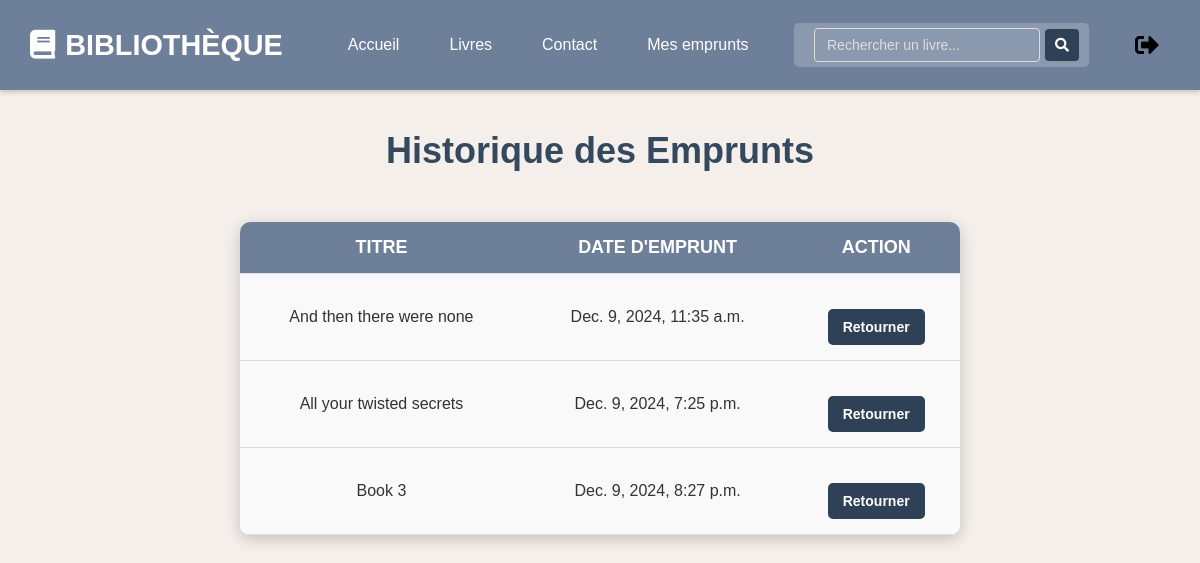
The app's page /historique/ (signed in) with its own data.
### bibliotheque/models.py (models this page shows, shortened)
class Emprunt(models.Model):
    utilisateur = models.ForeignKey(UtilisateurBibliotheque, on_delete=models.CASCADE, related_name='emprunts')
    livre = models.ForeignKey(Livre, on_delete=models.CASCADE, related_name='emprunts_utilisateur')
    date_emprunt = models.DateTimeField(auto_now_add=True)
    date_retour = models.DateTimeField(null=True, blank=True)
    est_retourne = models.BooleanField(default=False)

class Livre(models.Model):
    titre = models.CharField(max_length=200)
    auteur = models.CharField(max_length=200)
    genre = models.CharField(max_length=100)
    annee_publication = models.IntegerField()
    exemplaires_disponibles = models.IntegerField()
    image = models.ImageField(upload_to='livres/', null=True, blank=True)  # Champ pour l'image du livre
    summary = models.TextField(blank=True, null=True)  # Add this field

### bibliotheque/views.py (the view)
# urls.py: path('historique/', views.historique_emprunts, name='historique_emprunts'),
@login_required
def historique_emprunts(request):
    emprunts = Emprunt.objects.filter(utilisateur=request.user, date_retour__isnull=True)
    return render(request, 'bibliotheque/historique_emprunts.html', {'emprunts': emprunts})

### bibliotheque/templates/bibliotheque/historique_emprunts.html
{% extends 'bibliotheque/base.html' %}
{% block content %}
<h1 class="mb-4">Historique des Emprunts</h1>
<table class="table table-bordered">
    <thead>
        <tr>
            <th>Titre</th>
            <th>Date d'emprunt</th>
            <th>Action</th>
        </tr>
    </thead>
    <tbody>
        {% for emprunt in emprunts %}
        <tr>
            <td>{{ emprunt.livre.titre }}</td>
            <td>{{ emprunt.date_emprunt }}</td>
            <td>
                <a href="{% url 'retourner_livre' emprunt.id %}" class="btn btn-danger btn-sm" onclick="return confirm('Êtes-vous sûr de vouloir retourner ce livre ?');">Retourner</a>
            </td>
        </tr>
        {% endfor %}
    </tbody>
</table>
{% endblock %}

### bibliotheque/static/css/styles.css (style rules this page uses)
body { font-family: 'Roboto', sans-serif; margin: 0; padding: 0; background-color: #F5EFEB !important; }
.btn { display: inline-block; padding: 30px 100px; background-color: #283e51; color: #ffffff; text-decoration: none; border-radius: 5px; text-align: center; font-weight: bold; margin-top: 20px; }
body { font-family: 'Roboto', sans-serif; background-color: #f5f5f5; margin: 0; padding: 0; }
body { font-family: 'Roboto', sans-serif; background-color: #f8f9fa; }
body { font-family: Arial, sans-serif; background-color: #f4f4f4; }
h1 { margin-bottom: 20px; }
.table { width: 90%; margin: 30px auto; border-collapse: collapse; background-color: #ffffff; border-radius: 10px; overflow: hidden; box-shadow: 0 4px 15px rgba(0, 0, 0, 0.2); }
.table thead { background-color: #6E7F9A !important; color: white; text-transform: uppercase; font-weight: bold; }
.table th, .table td { padding: 15px; text-align: center; border-bottom: 1px solid #ddd; }
.table th { font-size: 18px; }
.table td { font-size: 16px; color: #333; background-color: #f9f9f9; }
.btn { padding: 10px 15px; text-decoration: none; border-radius: 5px; font-size: 14px; font-weight: bold; display: inline-block; transition: background-color 0.3s ease, transform 0.2s ease; }
.btn-danger { background-color: #2F4156 !important; color: white; }
h1 { text-align: center; font-size: 36px; color: #34495e; margin-bottom: 50px; margin-top: 30px; font-family: 'Poppins', sans-serif; font-weight: 600; }

### records on screen
Emprunt: livre.titre "And then there were none", date_emprunt "Dec. 9, 2024, 11:35 a.m."
Emprunt: livre.titre "All your twisted secrets", date_emprunt "Dec. 9, 2024, 7:25 p.m."
Emprunt: livre.titre "Book 3", date_emprunt "Dec. 9, 2024, 8:27 p.m."
